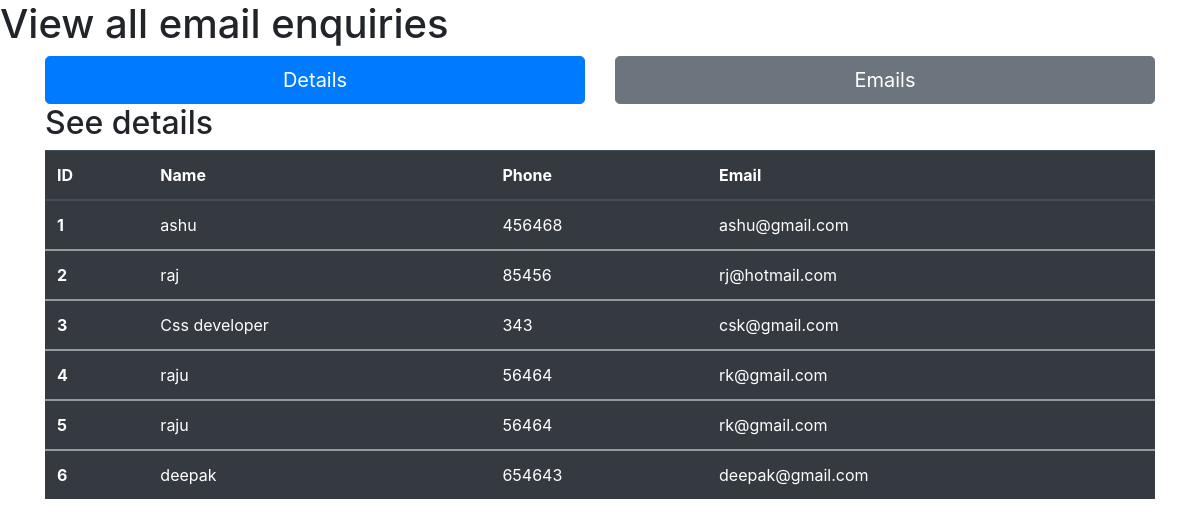
The page /emailview on the database its author committed.
### india_job/models.py (models this page shows)
class Inquiry(models.Model):
    name = models.CharField(max_length=200,null=False)
    phone= models.IntegerField(default=0)
    email = models.EmailField()
    def __str__(self):
        return self.name

### india_job/views.py (the view)
# urls.py: path('emailview', views.emailview, name = 'emailview'),
def emailview(request):
    emps = Inquiry.objects.all()
    context = {
        'emps': emps
    }
    print(context)
    return render(request,'emailview.html', context)

### india_job/templates/emailview.html (shortened to what this page needs)
<!DOCTYPE html>
<html lang="en">
<head>
  <link href="https://maxcdn.bootstrapcdn.com/bootstrap/4.5.2/css/bootstrap.min.css" rel="stylesheet">
</head>
<body>
    <h1>View all email enquiries</h1>
    <div class="container">
        <div class="row">
          <div class="col-md-6">
            <button type="button" class="btn btn-primary btn-lg btn-block">Details</button>
          </div>
          <div class="col-md-6">
            <button type="button" class="btn btn-secondary btn-lg btn-block">Emails</button>
          </div>
        </div>
      </div>
      <div class="container">
        <h2>See details</h2>
        <table class="table table-dark rable-striped">
          <thead>
            <tr>
            <th>ID</th>
              <th>Name</th>
              <th>Phone</th>
              <th>Email</th>
            </tr>
          </thead>
                 {% for emp in emps %}
          <tbody>
            <tr>
                <th scope="row">{{emp.id}} </th>
              <td>{{emp.name}}</td>
              <td>{{emp.phone}}</td>
              <td>{{emp.email}}</td>
            </tr>
          </tbody>
          {% endfor %}
        </table>
      </div>
</body>
</html>

### rows shown on the page
Inquiry: id "1", name "ashu", phone "456468", email "ashu@gmail.com"
Inquiry: id "2", name "raj", phone "85456", email "rj@hotmail.com"
Inquiry: id "3", name "Css developer", phone "343", email "csk@gmail.com"
Inquiry: id "4", name "raju", phone "56464", email "rk@gmail.com"
Inquiry: id "5", name "raju", phone "56464", email "rk@gmail.com"
Inquiry: id "6", name "deepak", phone "654643", email "deepak@gmail.com"
